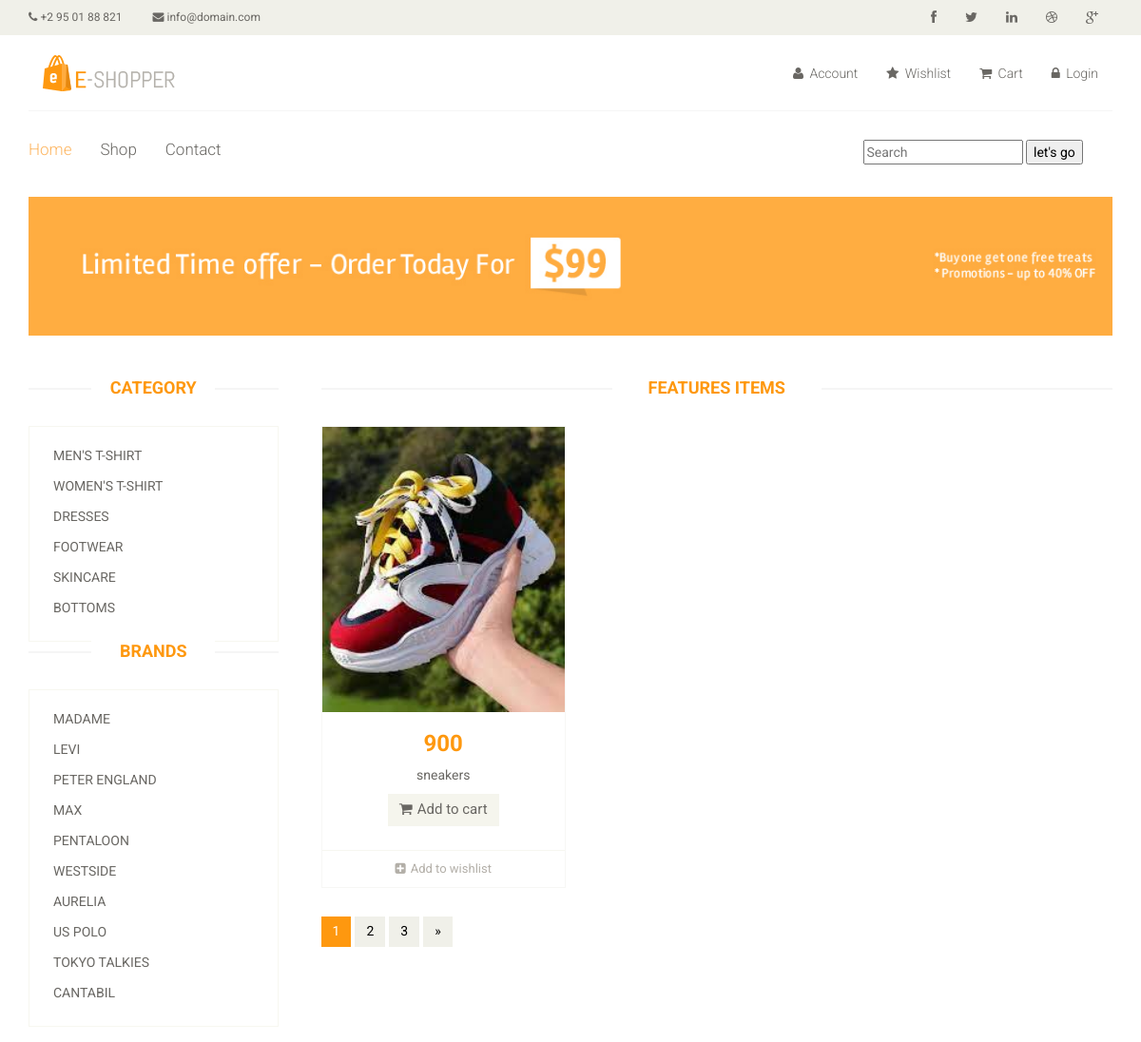
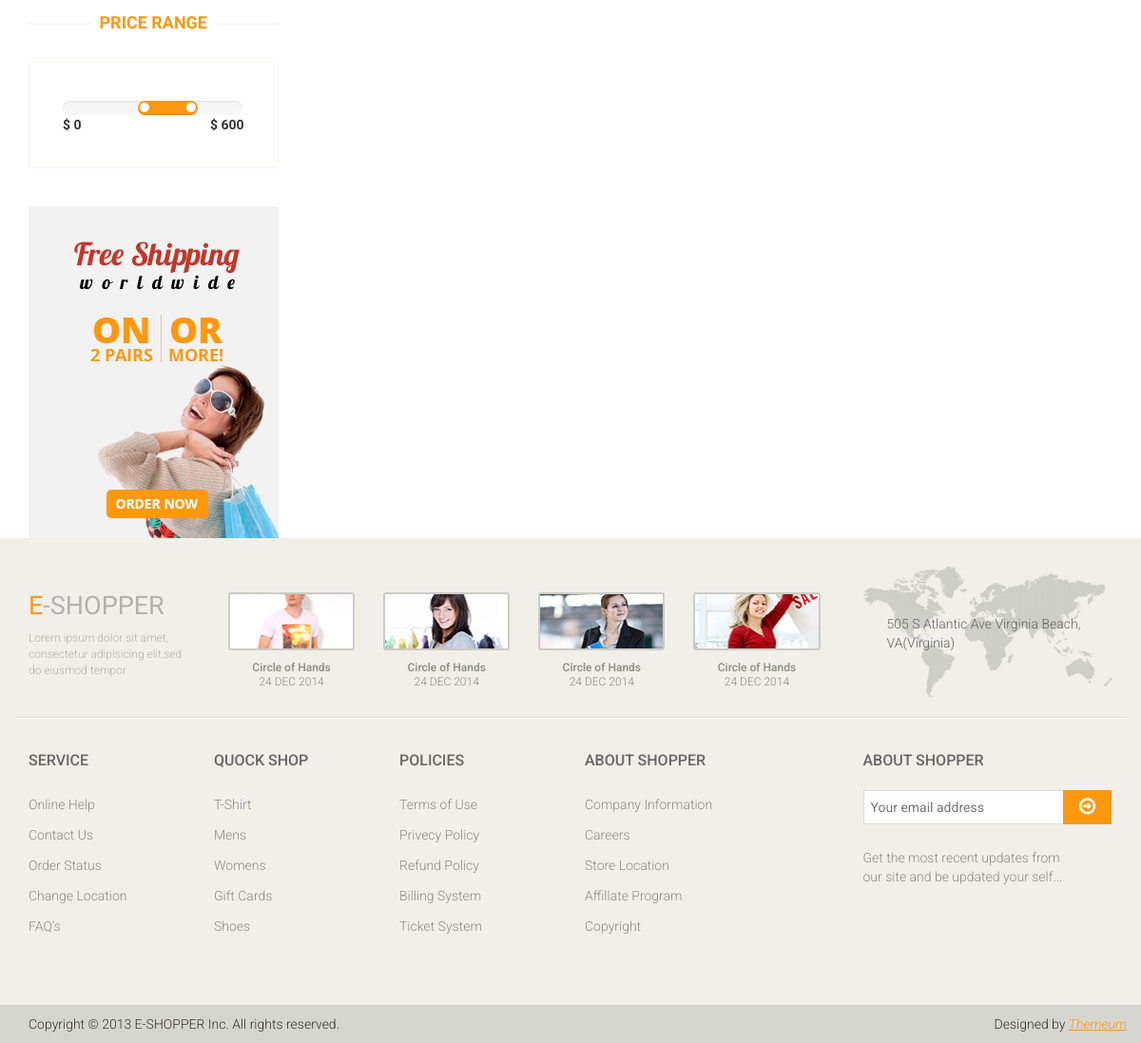
The page /shop/default/levi/ on the database its author committed (2 pictures, top to bottom).
### mainApp/models.py (models this page shows, shortened)
class Category(models.Model):
    name=models.CharField(max_length=50)

class Brand(models.Model):
    name=models.CharField(max_length=50)

class Product(models.Model):
    name=models.CharField(max_length=58)
    desc=models.TextField()
    category=models.ForeignKey(Category,on_delete=models.CASCADE)
    brand=models.ForeignKey(Brand, on_delete=models.CASCADE)
    seller=models.ForeignKey(Seller, on_delete=models.CASCADE)
    basePrice=models.IntegerField()
    discount=models.IntegerField(default=0,null=True,blank=True)
    finalPrice=models.IntegerField(default=0,null=True,blank=True)
    red=models.BooleanField(default=None,blank=True,null=True)
    green = models.BooleanField(default=None, blank=True, null=True)
    black = models.BooleanField(default=None, blank=True, null=True)
    white = models.BooleanField(default=None, blank=True, null=True)
    pink = models.BooleanField(default=None, blank=True, null=True)
    s = models.BooleanField(default=None, blank=True, null=True)
    l = models.BooleanField(default=None, blank=True, null=True)
    m = models.BooleanField(default=None, blank=True, null=True)
    xl = models.BooleanField(default=None, blank=True, null=True)
    xxl = models.BooleanField(default=None, blank=True, null=True)
    img1 = models.ImageField(upload_to='images/', default=None, blank=True, null=True)
    img2 = models.ImageField(upload_to='images/', default=None, blank=True, null=True)
    img3 = models.ImageField(upload_to='images/', default=None, blank=True, null=True)
    img4 = models.ImageField(upload_to='images/', default=None, blank=True, null=True)
    img5 = models.ImageField(upload_to='images/', default=None, blank=True, null=True)
    date= models.DateTimeField(auto_now=True)
    stock=models.BooleanField(default=False)

### mainApp/views.py (the view)
# urls.py: path('shop/<str:cat>/<str:br>/',views.shopDetails),
def shopDetails(request,cat,br):
    c=Category.objects.all()
    brand=Brand.objects.all()
    if(cat=="default" and br=="default"):
        p=Product.objects.all()
    elif(not cat=="default" and br=="default"):
        cobj=Category.objects.get(name=cat)
        p=Product.objects.filter(category=cobj)
    elif(cat=="default" and (not br=="default")):
        bobj=Brand.objects.get(name=br)
        p=Product.objects.filter(brand=bobj)
    else:
        cobj = Category.objects.get(name=cat)
        bobj = Brand.objects.get(name=br)
        p=Product.objects.filter(brand=bobj,category=cobj)
    return render(request,"shop.html",{"Category":c,"Brand":brand,"Product":p,"Cat":cat,"Br":br})

### mainApp/templates/shop.html (shortened to what this page needs)
{% extends 'index.html' %}
{% load static %}
{% block body %}
	<section id="advertisement">
		<div class="container">
			<img src="{%static 'images/shop/advertisement.jpg'%}" alt="" />
		</div>
	</section>
	<section>
		<div class="container">
			<div class="row">
				<div class="col-sm-3">
					<div class="left-sidebar">
						<div class="brands_products">
							<h2>Category</h2>
							<div class="brands-name">
								<ul class="nav nav-pills nav-stacked">
									{% for i in Category %}
									<li><a href="/shop/{{i.name}}/{{Br}}/">{{i.name}}</a></li>
									{% endfor %}
								</ul>
							</div>
						</div>
						<div class="brands_products">
							<h2>Brands</h2>
							<div class="brands-name">
								<ul class="nav nav-pills nav-stacked">
									{% for i in Brand %}
									<li><a href="/shop/{{Cat}}/{{i.name}}/">{{i.name}}</a></li>
									{% endfor %}
								</ul>
							</div>
						</div>
						<div class="price-range">
							<h2>Price Range</h2>
							<div class="well">
								 <input type="text" class="span2" value="" data-slider-min="0" data-slider-max="600" data-slider-step="5" data-slider-value="[250,450]" id="sl2" ><br />
								 <b>$ 0</b> <b class="pull-right">$ 600</b>
							</div>
						</div>
						<div class="shipping text-center">
							<img src="{%static 'images/home/shipping.jpg'%}" alt="" />
						</div>
					</div>
				</div>
				<div class="col-sm-9 padding-right">
					<div class="features_items">
						<h2 class="title text-center">Features Items</h2>
						{% for i in Product %}
						<div class="col-sm-4">
							<div class="product-image-wrapper">
								<div class="single-products">
									<div class="productinfo text-center">
										<img src="{{i.img1.url}}" height="300px" alt="" />
										<h2>{{i.finalPrice}}</h2>
										<p>{{i.name}}</p>
										<a href="/product/{{i.id}}/" class="btn btn-default add-to-cart"><i class="fa fa-shopping-cart"></i>Add to cart</a>
									</div>
									<div class="product-overlay">
										<div class="overlay-content">
										</div>
									</div>
								</div>
								<div class="choose">
									<ul class="nav nav-pills nav-justified">
										<li><a href=""><i class="fa fa-plus-square"></i>Add to wishlist</a></li>
									</ul>
								</div>
							</div>
						</div>
						{% endfor %}
						</div>
						<ul class="pagination">
							<li class="active"><a href="">1</a></li>
							<li><a href="">2</a></li>
							<li><a href="">3</a></li>
							<li><a href="">&raquo;</a></li>
						</ul>
					</div>
				</div>
			</div>
	</section>
	{% endblock %}

### mainApp/static/css/main.css (style rules this page uses)
body { font-family: 'Roboto', sans-serif; position: relative; font-weight: 400px; }
ul li { list-style: none; }
a { -webkit-transition: 300ms; transition: 300ms; }
h1, h2, h3, h4, h5, h6 { font-family: 'Roboto', sans-serif; }
.left-sidebar h2, .brands_products h2 { color: #FE980F; font-family: 'Roboto', sans-serif; font-size: 18px; font-weight: 700; margin: 0 auto 30px; text-align: center; text-transform: uppercase; position: relative; z-index: 3; }
.left-sidebar h2:after, h2.title:after { content: " "; position: absolute; border: 1px solid #f5f5f5; bottom: 8px; left: 0; width: 100%; height: 0; z-index: -2; }
.left-sidebar h2:before { content: " "; position: absolute; background: #fff; bottom: -6px; width: 130px; height: 30px; z-index: -1; left: 50%; margin-left: -65px; }
h2.title:before { content: " "; position: absolute; background: #fff; bottom: -6px; width: 220px; height: 30px; z-index: -1; left: 50%; margin-left: -110px; }
.brands-name { border: 1px solid #F7F7F0; padding-bottom: 20px; padding-top: 15px; }
.brands-name .nav-stacked li a { background-color: #FFFFFF; color: #696763; font-family: 'Roboto', sans-serif; font-size: 14px; padding: 5px 25px; text-decoration: none; text-transform: uppercase; }
.shipping { background-color: #F2F2F2; margin-top: 40px; overflow: hidden; padding-top: 20px; position: relative; }
.price-range { margin-top: 30px; }
.well { background-color: #FFFFFF; border: 1px solid #F7F7F0; border-radius: 4px; -webkit-box-shadow: none; box-shadow: none; margin-bottom: 20px; min-height: 20px; padding: 35px; }
.padding-right { padding-right: 0; }
.features_items { overflow: hidden; }
h2.title { color: #FE980F; font-family: 'Roboto', sans-serif; font-size: 18px; font-weight: 700; margin: 0 15px; text-transform: uppercase; margin-bottom: 30px; position: relative; }
.product-image-wrapper { border: 1px solid #F7F7F5; overflow: hidden; margin-bottom: 30px; }
.single-products { position: relative; }
.productinfo h2 { color: #FE980F; font-family: 'Roboto', sans-serif; font-size: 24px; font-weight: 700; }
.productinfo p { font-family: 'Roboto', sans-serif; font-size: 14px; font-weight: 400; color: #696763; }
.productinfo img { width: 100%; }
.productinfo { position: relative; }
.product-overlay { background: rgba(254, 152, 15, .8); top: 0; display: none; height: 0; position: absolute; -webkit-transition: height 500ms ease 0s; transition: height 500ms ease 0s; width: 100%; display: block; }
.product-overlay .overlay-content { bottom: 0; position: absolute; bottom: 0; text-align: center; width: 100%; }
.add-to-cart { background: #F5F5ED; border: 0 none; border-radius: 0; color: #696763; font-family: 'Roboto', sans-serif; font-size: 15px; margin-bottom: 25px; }
.add-to-cart i { margin-right: 5px; }
.choose { border-top: 1px solid #F7F7F0; }
.choose ul li a { color: #B3AFA8; font-family: 'Roboto', sans-serif; font-size: 13px; padding-left: 0; padding-right: 0; }
.choose ul li a i { margin-right: 5px; }
#advertisement { padding-bottom: 45px; }
#advertisement img { width: 100%; }
.pagination { display: inline-block; margin-bottom: 25px; margin-top: 0; padding-left: 15px; }
.pagination li:first-child a, .pagination li:first-child span { border-bottom-left-radius: 0; border-top-left-radius: 0; margin-left: 0; }
.pagination li:last-child a, .pagination li:last-child span { border-bottom-right-radius: 0; border-top-right-radius: 0; }
.pagination .active a, .pagination .active span, .pagination .active a:hover, .pagination .active span:hover, .pagination .active a:focus, .pagination .active span:focus { background-color: #FE980F; border-color: #FE980F; color: #FFFFFF; cursor: default; z-index: 2; }
.pagination li a, .pagination li span { background-color: #f0f0e9; border: 0; float: left; line-height: 1.42857; margin-left: -1px; padding: 6px 12px; position: relative; text-decoration: none; margin-right: 5px; color: #000; }

### rows shown on the page
Category: name "MEN'S T-SHIRT"
Category: name "WOMEN'S T-SHIRT"
Category: name "DRESSES"
Category: name "FOOTWEAR"
Category: name "SKINCARE"
Category: name "BOTTOMS"
Brand: name "MADAME"
Brand: name "LEVI"
Brand: name "PETER ENGLAND"
Brand: name "MAX"
Brand: name "PENTALOON"
Brand: name "WESTSIDE"
Brand: name "AURELIA"
Brand: name "US POLO"
Brand: name "TOKYO TALKIES"
Brand: name "CANTABIL"
Product: img1 (picture), finalPrice "900", name "sneakers"
